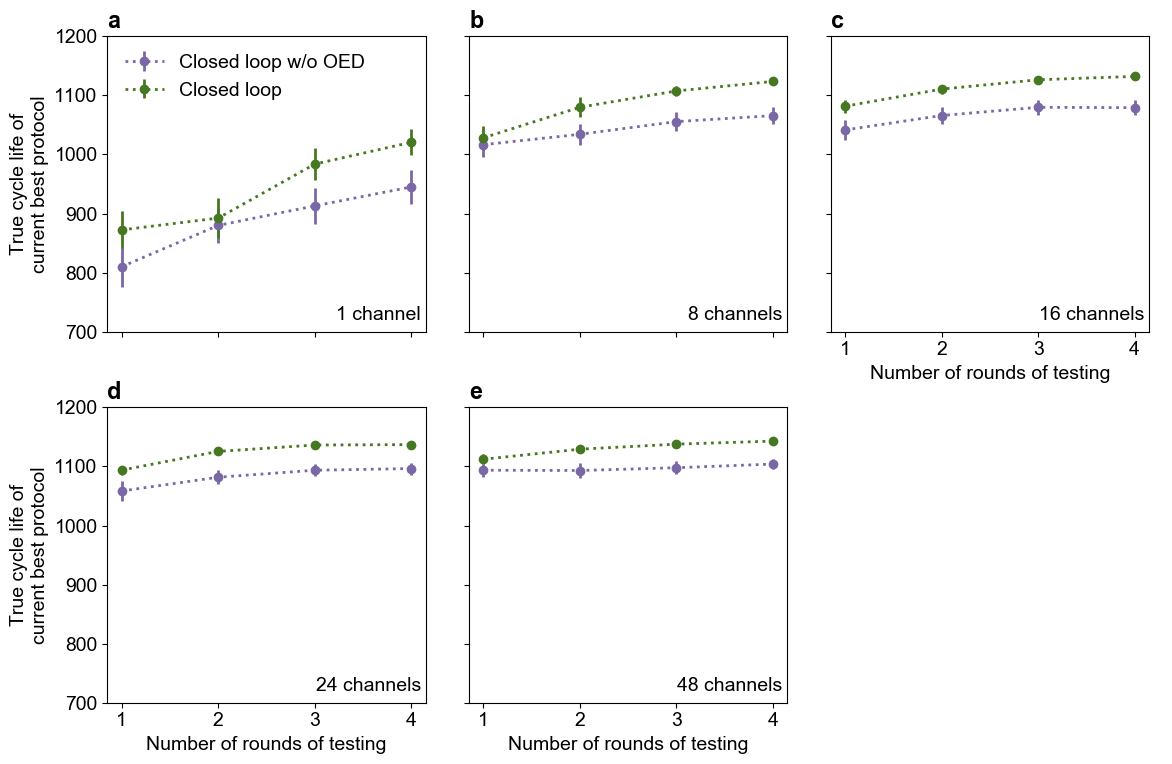

This figure's Python source:
#!/usr/bin/env python3
# -*- coding: utf-8 -*-
"""
Created on Thu May 16 20:12:13 2019

@author: peter

This script plots the results of simulations comparing the closed loop with OED
to random searching. The results were generated on a cluster
"""

import numpy as np
import matplotlib.pyplot as plt
from matplotlib import rcParams
import pickle

FS = 14
LW = 2

rcParams['pdf.fonttype'] = 42
rcParams['ps.fonttype'] = 42
rcParams['font.size'] = FS
rcParams['axes.labelsize'] = FS
rcParams['xtick.labelsize'] = FS
rcParams['ytick.labelsize'] = FS
rcParams['font.sans-serif'] = ['Arial']

file = 'sim_ablation.pkl'
with open(file, 'rb') as infile:
        random_performance_means, random_performance_stds, \
        oed_performance_means, oed_performance_stds = pickle.load(infile)

num_channels = [1, 8, 16, 24, 48]
num_rounds = [1, 2, 3, 4]

fig, ax = plt.subplots(2,3,figsize=(12,8),sharey=True)

for k, channels in enumerate(num_channels):
    temp_ax = ax[int(k/3)][k%3]
    temp_ax.errorbar(np.array(num_rounds),
                 random_performance_means[k],
                 linewidth = LW,
                 yerr=1.96*np.vstack((random_performance_stds[k], 
                                      random_performance_stds[k])),
                 marker='o',
                 linestyle=':',
                 color=u'#7A68A6',
                 label='Closed loop w/o OED')
    
    temp_ax.errorbar(np.array(num_rounds),
                     oed_performance_means[k][1:],
                     linewidth = LW,
                     yerr=1.96*np.vstack((oed_performance_stds[k][1:], 
                                          oed_performance_stds[k][1:])),
                     marker='o',
                     linestyle=':',
                     color=u'#467821',
                     label='Closed loop')
    
    temp_ax.set_title(chr(k+97), loc='left', weight='bold')
    #temp_ax.set_xlim((0.5, 4.5))
    temp_ax.set_ylim((700,1200))
    annotation_text = ' channels'
    if k==0:
        annotation_text = ' channel'
    temp_ax.annotate(str(channels) + annotation_text, (4.1, 720),
                     fontsize=FS,horizontalalignment='right')
    if k==0:
        temp_ax.legend(loc='upper left',frameon=False)
    if int(k/3)==1 or k==2:
        temp_ax.set_xlabel('Number of rounds of testing',fontsize=FS)
    else:
        plt.setp(temp_ax.get_xticklabels(), visible=False)
    if k%3 == 0:
        temp_ax.set_ylabel('True cycle life of\ncurrent best protocol',fontsize=FS)
        
ax[-1, -1].axis('off')

## SAVE
plt.tight_layout()
plt.savefig('sim_ablation.png', bbox_inches = 'tight')
plt.savefig('sim_ablation.pdf', bbox_inches = 'tight', format='pdf')